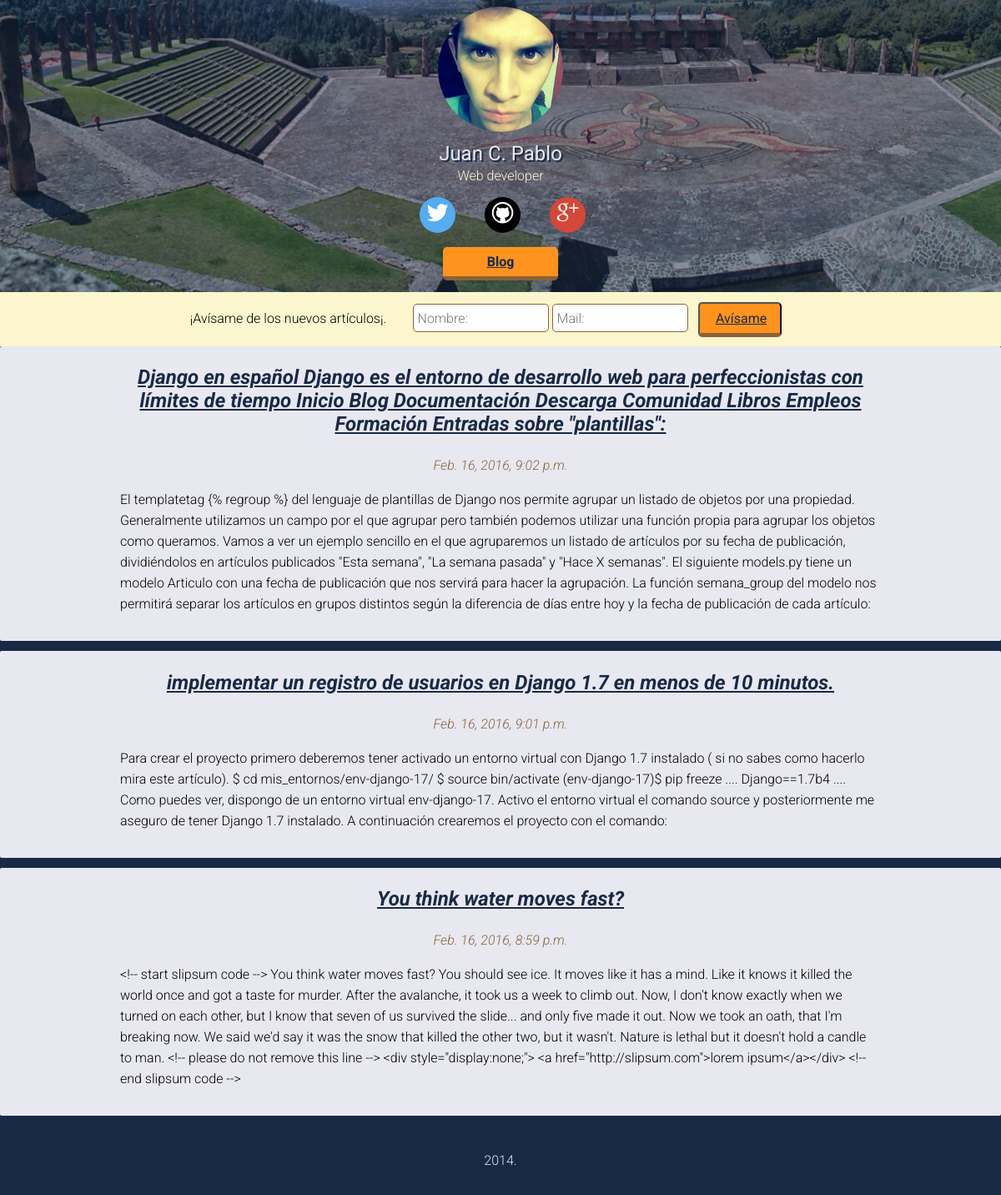
Before: / with the older database file.
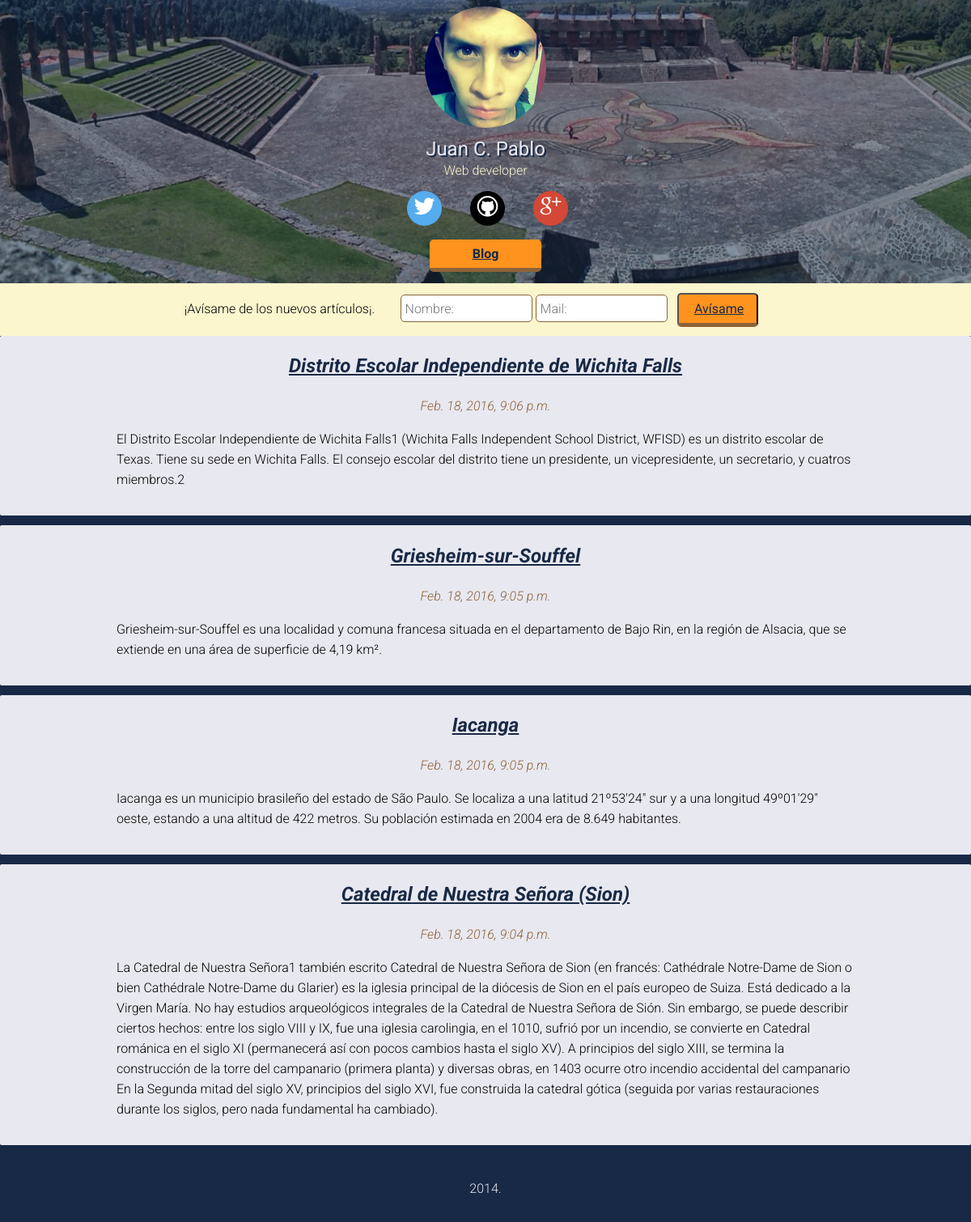
After: the same page with the newer database file.
### nuevoBlog/models.py (models this page shows, shortened)
class Articulo(models.Model):
	titulo = models.CharField(max_length=200)
	contenido = models.TextField()
	imagen = models.ImageField(upload_to="nuevoBlog/static/images-articles/")
	slug = models.SlugField(editable=False)
	fecha = models.DateTimeField()
	class Meta:
		ordering = ["-fecha"]

### nuevoBlog/views.py (the view)
# urls.py: url(r'^$', IndexView.as_view()),
class IndexView(ListView):
	template_name = 'index.html'
	model = Articulo

### nuevoBlog/templates/index.html
{% extends "base.html" %}
	{% block content %}
		{% for entrada in object_list %}
			<article class="item">
				<h2 class="title-item"><a href="blog/{{ entrada.slug }}">{{ entrada.titulo }}</a></h2>
				<p class="date-item">{{ entrada.fecha }}</p>
				<p class="text-item">{{ entrada.contenido }}</p>
			</article>
		{% endfor %}
	{% endblock %}

### nuevoBlog/templates/base.html (shortened to what this page needs)
<!DOCTYPE html>
<html lang="es">
<head>
	{% load staticfiles %}
    <link rel="stylesheet" type="text/css" href="{% static "css/estilos.css" %}" />
</head>
<body>
	<div class="generalContainer">
		<header>
			<div class="info">
				<figure>
					<img src="{% static "images/profile-picture.jpg" %}"></img>
				</figure>
				<h1>Juan C. Pablo</h1>
				<p class="subtitle">Web developer</p>
				<div class="socialLinks">
					<a href="http://www.twitter.com/maniatikorn"><div class="socialLinkButton twitterButton icon-twitter"></div></a>
					<a href="http://www.github.com/maniatikorn"><div class="socialLinkButton githubButton icon-github"></div></a>
					<a href="https://plus.google.com/+JuanCP/posts"><div class="socialLinkButton googleButton icon-googleplus"></div></a>
				</div>
				<nav>
					<ul>
						<li class="buttonYellow"><a href="http://www.jcarlos.in">Blog</a></li>
					</ul>
				</nav>
			</div>
		</header>
		<div class="suscribeBlog">
			¡Avísame de los nuevos artículos¡.
			<form action="" id="formulario" class="formulario">
				<input type="text" id="titulo" placeholder="Nombre:" required class="campo" />
				<input type="mail" id="url" placeholder="Mail:" required class="campo" />
				<input type="submit" value="Avísame" class="buttonYellow">
			</form>
		</div>
		<section class="Blog">
			{% block content %}
			{% endblock %}
		</section>
	</div>
	<footer>
		2014.
	</footer>
</body>
</html>

Changed rows visible on the page:
removed Articulo: titulo "Django en español Django es el entorno de desarrollo web para perfeccionistas con límites de tiempo Inicio Blog Documentación Descarga Comunidad Libros Empleos Formación Entradas sobre \"plantillas\":", fecha "Feb. 16, 2016, 9:02 p.m.", contenido "El templatetag {% regroup %} del lenguaje de plantillas de Django nos permite agrupar un listado de objetos por una propiedad. Generalmente utilizamos un campo por el que agrupar pero también podemos utilizar una función propia para agrupar los objetos como queramos. Vamos a ver un ejemplo sencillo en el que agruparemos un listado de artículos por su fecha de publicación, dividiéndolos en artículos publicados \"Esta semana\", \"La semana pasada\" y \"Hace X semanas\". El siguiente models.py tiene un modelo Articulo con una fecha de publicación que nos servirá para hacer la agrupación. La función semana_group del modelo nos permitirá separar los artículos en grupos distintos según la diferencia de…"
removed Articulo: titulo "implementar un registro de usuarios en Django 1.7 en menos de 10 minutos.", fecha "Feb. 16, 2016, 9:01 p.m.", contenido "Para crear el proyecto primero deberemos tener activado un entorno virtual con Django 1.7 instalado ( si no sabes como hacerlo mira este artículo). $ cd mis_entornos/env-django-17/ $ source bin/activate (env-django-17)$ pip freeze .... Django==1.7b4 .... Como puedes ver, dispongo de un entorno virtual env-django-17. Activo el entorno virtual el comando source y posteriormente me aseguro de tener Django 1.7 instalado. A continuación crearemos el proyecto con el comando:"
removed Articulo: titulo "You think water moves fast?", fecha "Feb. 16, 2016, 8:59 p.m.", contenido "<!-- start slipsum code --> You think water moves fast? You should see ice. It moves like it has a mind. Like it knows it killed the world once and got a taste for murder. After the avalanche, it took us a week to climb out. Now, I don't know exactly when we turned on each other, but I know that seven of us survived the slide... and only five made it out. Now we took an oath, that I'm breaking now. We said we'd say it was the snow that killed the other two, but it wasn't. Nature is lethal but it doesn't hold a candle to man. <!-- please do not remove this line --> <div style=\"display:none;\"> <a href=\"http://slipsum.com\">lorem ipsum</a></div> <!-- end slipsum code -->"
added Articulo: titulo "Distrito Escolar Independiente de Wichita Falls", fecha "Feb. 18, 2016, 9:06 p.m.", contenido "El Distrito Escolar Independiente de Wichita Falls1 (Wichita Falls Independent School District, WFISD) es un distrito escolar de Texas. Tiene su sede en Wichita Falls. El consejo escolar del distrito tiene un presidente, un vicepresidente, un secretario, y cuatros miembros.2"
added Articulo: titulo "Griesheim-sur-Souffel", fecha "Feb. 18, 2016, 9:05 p.m.", contenido "Griesheim-sur-Souffel es una localidad y comuna francesa situada en el departamento de Bajo Rin, en la región de Alsacia, que se extiende en una área de superficie de 4,19 km²."
added Articulo: titulo "Iacanga", fecha "Feb. 18, 2016, 9:05 p.m.", contenido "Iacanga es un municipio brasileño del estado de São Paulo. Se localiza a una latitud 21º53'24\" sur y a una longitud 49º01'29\" oeste, estando a una altitud de 422 metros. Su población estimada en 2004 era de 8.649 habitantes."
added Articulo: titulo "Catedral de Nuestra Señora (Sion)", fecha "Feb. 18, 2016, 9:04 p.m.", contenido "La Catedral de Nuestra Señora1 también escrito Catedral de Nuestra Señora de Sion (en francés: Cathédrale Notre-Dame de Sion o bien Cathédrale Notre-Dame du Glarier) es la iglesia principal de la diócesis de Sion en el país europeo de Suiza. Está dedicado a la Virgen María. No hay estudios arqueológicos integrales de la Catedral de Nuestra Señora de Sión. Sin embargo, se puede describir ciertos hechos: entre los siglo VIII y IX, fue una iglesia carolingia, en el 1010, sufrió por un incendio, se convierte en Catedral románica en el siglo XI (permanecerá así con pocos cambios hasta el siglo XV). A principios del siglo XIII, se termina la construcción de la torre del campanario (primera…"
